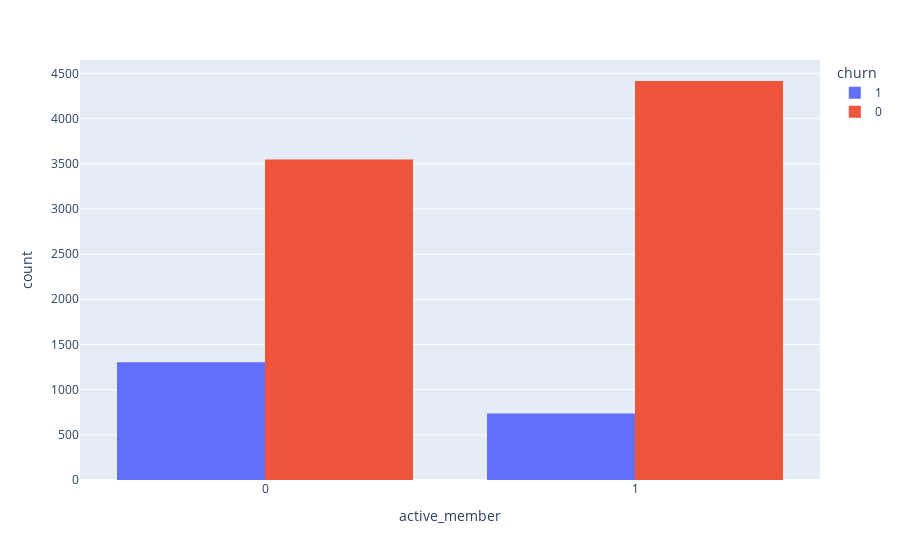

The notebook cell this image was saved under:
### Markdown cell above
### Active member VS Churn

### Code cell
px.histogram(bank_df,x='active_member', color = 'churn',barmode = 'group')

### Figure 1 — Plotly figure (JSON) as saved in the notebook; plotly's stock layout.template omitted (floating-point values rounded to 4 significant figures; data arrays with more than 128 entries replaced by an {"elided": "..."} marker saying what was removed)
{"data": [{"alignmentgroup": "True", "bingroup": "x", "hovertemplate": "churn=1<br>active_member=%{x}<br>count=%{y}<extra></extra>", "legendgroup": "1", "marker": {"color": "#636efa", "pattern": {"shape": ""}}, "name": "1", "offsetgroup": "1", "orientation": "v", "showlegend": true, "type": "histogram", "x": {"elided": "2037 int values"}, "xaxis": "x", "yaxis": "y"}, {"alignmentgroup": "True", "bingroup": "x", "hovertemplate": "churn=0<br>active_member=%{x}<br>count=%{y}<extra></extra>", "legendgroup": "0", "marker": {"color": "#EF553B", "pattern": {"shape": ""}}, "name": "0", "offsetgroup": "0", "orientation": "v", "showlegend": true, "type": "histogram", "x": {"elided": "7963 int values"}, "xaxis": "x", "yaxis": "y"}], "layout": {"barmode": "group", "legend": {"title": {"text": "churn"}, "tracegroupgap": 0}, "margin": {"t": 60}, "xaxis": {"anchor": "y", "domain": [0, 1], "title": {"text": "active_member"}}, "yaxis": {"anchor": "x", "domain": [0, 1], "title": {"text": "count"}}}}
